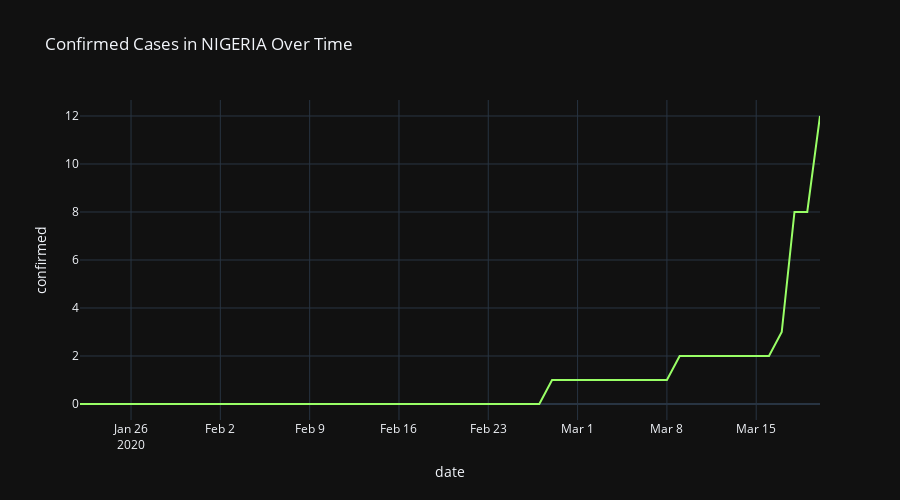
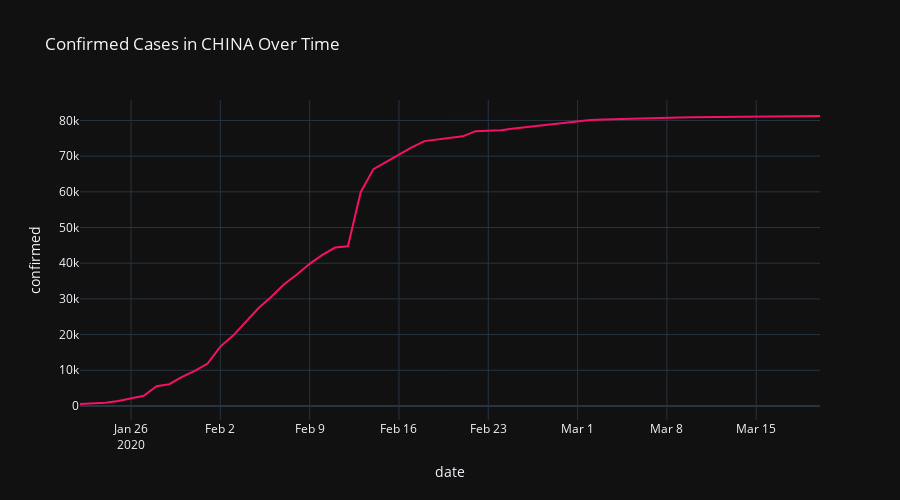
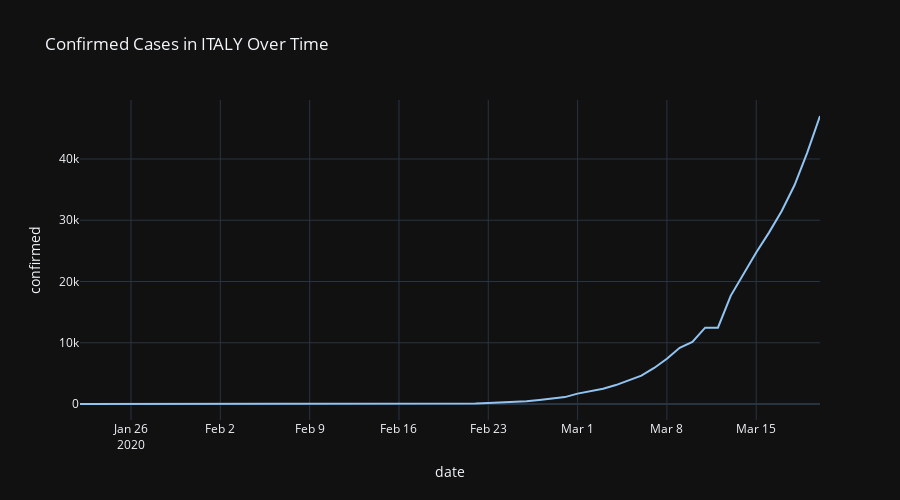
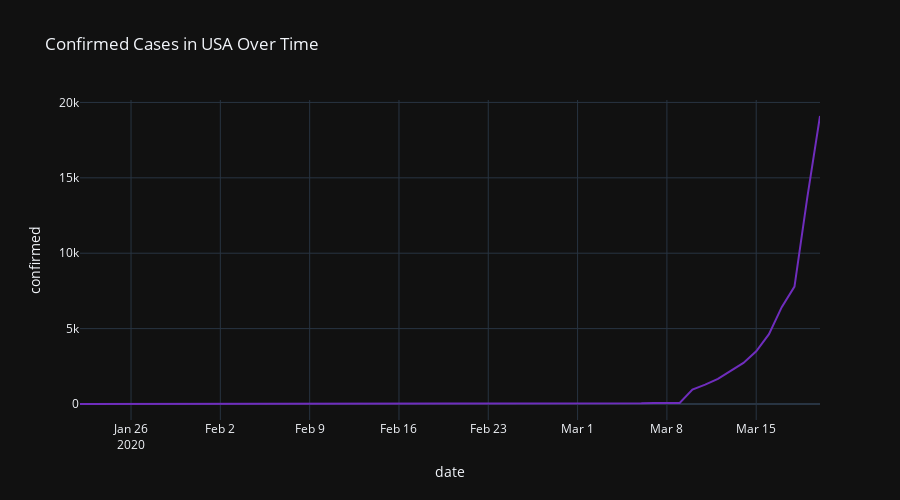

The notebook cell these images were saved under, in order:
### Code cell
plot_titles = ['Nigeria', 'China', 'Italy', 'USA', 'Rest of the World']

fig = px.line(grouped_nigeria_date, x="date", y="confirmed",
              title=f"Confirmed Cases in { plot_titles[0].upper() } Over Time",
              color_discrete_sequence=['#99FF66'],
              height=500)
fig.show()

fig = px.line(grouped_china_date, x="date", y="confirmed", 
              title=f"Confirmed Cases in {plot_titles[1].upper()} Over Time", 
              color_discrete_sequence=['#F61067'],
              height=500)
fig.show()

fig = px.line(grouped_italy_date, x="date", y="confirmed", 
              title=f"Confirmed Cases in {plot_titles[2].upper()} Over Time", 
              color_discrete_sequence=['#91C4F2'],
              height=500)
fig.show()

fig = px.line(grouped_us_date, x="date", y="confirmed", 
              title=f"Confirmed Cases in {plot_titles[3].upper()} Over Time", 
              color_discrete_sequence=['#6F2DBD'],
              height=500)
fig.show()

fig = px.line(grouped_rest_date, x="date", y="confirmed", 
              title=f"Confirmed Cases in {plot_titles[4].upper()} Over Time", 
              color_discrete_sequence=['#FFDF64'],
              height=500)
fig.show()

### Figure 1 — Plotly figure (JSON) as saved in the notebook; plotly's stock layout.template omitted (floating-point values rounded to 4 significant figures)
{"data": [{"hoverlabel": {"namelength": 0}, "hovertemplate": "date=%{x}<br>confirmed=%{y}", "legendgroup": "", "line": {"color": "#99FF66", "dash": "solid"}, "mode": "lines", "name": "", "showlegend": false, "type": "scatter", "x": ["2020-01-22T00:00:00", "2020-01-23T00:00:00", "2020-01-24T00:00:00", "2020-01-25T00:00:00", "2020-01-26T00:00:00", "2020-01-27T00:00:00", "2020-01-28T00:00:00", "2020-01-29T00:00:00", "2020-01-30T00:00:00", "2020-01-31T00:00:00", "2020-02-01T00:00:00", "2020-02-02T00:00:00", "2020-02-03T00:00:00", "2020-02-04T00:00:00", "2020-02-05T00:00:00", "2020-02-06T00:00:00", "2020-02-07T00:00:00", "2020-02-08T00:00:00", "2020-02-09T00:00:00", "2020-02-10T00:00:00", "2020-02-11T00:00:00", "2020-02-12T00:00:00", "2020-02-13T00:00:00", "2020-02-14T00:00:00", "2020-02-15T00:00:00", "2020-02-16T00:00:00", "2020-02-17T00:00:00", "2020-02-18T00:00:00", "2020-02-19T00:00:00", "2020-02-20T00:00:00", "2020-02-21T00:00:00", "2020-02-22T00:00:00", "2020-02-23T00:00:00", "2020-02-24T00:00:00", "2020-02-25T00:00:00", "2020-02-26T00:00:00", "2020-02-27T00:00:00", "2020-02-28T00:00:00", "2020-02-29T00:00:00", "2020-03-01T00:00:00", "2020-03-02T00:00:00", "2020-03-03T00:00:00", "2020-03-04T00:00:00", "2020-03-05T00:00:00", "2020-03-06T00:00:00", "2020-03-07T00:00:00", "2020-03-08T00:00:00", "2020-03-09T00:00:00", "2020-03-10T00:00:00", "2020-03-11T00:00:00", "2020-03-12T00:00:00", "2020-03-13T00:00:00", "2020-03-14T00:00:00", "2020-03-15T00:00:00", "2020-03-16T00:00:00", "2020-03-17T00:00:00", "2020-03-18T00:00:00", "2020-03-19T00:00:00", "2020-03-20T00:00:00"], "xaxis": "x", "y": [0, 0, 0, 0, 0, 0, 0, 0, 0, 0, 0, 0, 0, 0, 0, 0, 0, 0, 0, 0, 0, 0, 0, 0, 0, 0, 0, 0, 0, 0, 0, 0, 0, 0, 0, 0, 0, 1, 1, 1, 1, 1, 1, 1, 1, 1, 1, 2, 2, 2, 2, 2, 2, 2, 2, 3, 8, 8, 12], "yaxis": "y"}], "layout": {"height": 500, "legend": {"tracegroupgap": 0}, "title": {"text": "Confirmed Cases in NIGERIA Over Time"}, "xaxis": {"anchor": "y", "domain": [0, 1], "title": {"text": "date"}}, "yaxis": {"anchor": "x", "domain": [0, 1], "title": {"text": "confirmed"}}}}

### Figure 2 — Plotly figure (JSON) as saved in the notebook; plotly's stock layout.template omitted (floating-point values rounded to 4 significant figures)
{"data": [{"hoverlabel": {"namelength": 0}, "hovertemplate": "date=%{x}<br>confirmed=%{y}", "legendgroup": "", "line": {"color": "#F61067", "dash": "solid"}, "mode": "lines", "name": "", "showlegend": false, "type": "scatter", "x": ["2020-01-22T00:00:00", "2020-01-23T00:00:00", "2020-01-24T00:00:00", "2020-01-25T00:00:00", "2020-01-26T00:00:00", "2020-01-27T00:00:00", "2020-01-28T00:00:00", "2020-01-29T00:00:00", "2020-01-30T00:00:00", "2020-01-31T00:00:00", "2020-02-01T00:00:00", "2020-02-02T00:00:00", "2020-02-03T00:00:00", "2020-02-04T00:00:00", "2020-02-05T00:00:00", "2020-02-06T00:00:00", "2020-02-07T00:00:00", "2020-02-08T00:00:00", "2020-02-09T00:00:00", "2020-02-10T00:00:00", "2020-02-11T00:00:00", "2020-02-12T00:00:00", "2020-02-13T00:00:00", "2020-02-14T00:00:00", "2020-02-15T00:00:00", "2020-02-16T00:00:00", "2020-02-17T00:00:00", "2020-02-18T00:00:00", "2020-02-19T00:00:00", "2020-02-20T00:00:00", "2020-02-21T00:00:00", "2020-02-22T00:00:00", "2020-02-23T00:00:00", "2020-02-24T00:00:00", "2020-02-25T00:00:00", "2020-02-26T00:00:00", "2020-02-27T00:00:00", "2020-02-28T00:00:00", "2020-02-29T00:00:00", "2020-03-01T00:00:00", "2020-03-02T00:00:00", "2020-03-03T00:00:00", "2020-03-04T00:00:00", "2020-03-05T00:00:00", "2020-03-06T00:00:00", "2020-03-07T00:00:00", "2020-03-08T00:00:00", "2020-03-09T00:00:00", "2020-03-10T00:00:00", "2020-03-11T00:00:00", "2020-03-12T00:00:00", "2020-03-13T00:00:00", "2020-03-14T00:00:00", "2020-03-15T00:00:00", "2020-03-16T00:00:00", "2020-03-17T00:00:00", "2020-03-18T00:00:00", "2020-03-19T00:00:00", "2020-03-20T00:00:00"], "xaxis": "x", "y": [548, 643, 920, 1406, 2075, 2877, 5509, 6087, 8141, 9802, 11891, 16630, 19716, 23707, 27440, 30587, 34110, 36814, 39829, 42354, 44386, 44759, 59895, 66358, 68413, 70513, 72434, 74211, 74619, 75077, 75550, 77001, 77022, 77241, 77754, 78166, 78600, 78928, 79356, 79932, 80136, 80261, 80386, 80537, 80690, 80770, 80823, 80860, 80887, 80921, 80932, 80945, 80977, 81003, 81033, 81058, 81102, 81156, 81250], "yaxis": "y"}], "layout": {"height": 500, "legend": {"tracegroupgap": 0}, "title": {"text": "Confirmed Cases in CHINA Over Time"}, "xaxis": {"anchor": "y", "domain": [0, 1], "title": {"text": "date"}}, "yaxis": {"anchor": "x", "domain": [0, 1], "title": {"text": "confirmed"}}}}

### Figure 3 — Plotly figure (JSON) as saved in the notebook; plotly's stock layout.template omitted (floating-point values rounded to 4 significant figures)
{"data": [{"hoverlabel": {"namelength": 0}, "hovertemplate": "date=%{x}<br>confirmed=%{y}", "legendgroup": "", "line": {"color": "#91C4F2", "dash": "solid"}, "mode": "lines", "name": "", "showlegend": false, "type": "scatter", "x": ["2020-01-22T00:00:00", "2020-01-23T00:00:00", "2020-01-24T00:00:00", "2020-01-25T00:00:00", "2020-01-26T00:00:00", "2020-01-27T00:00:00", "2020-01-28T00:00:00", "2020-01-29T00:00:00", "2020-01-30T00:00:00", "2020-01-31T00:00:00", "2020-02-01T00:00:00", "2020-02-02T00:00:00", "2020-02-03T00:00:00", "2020-02-04T00:00:00", "2020-02-05T00:00:00", "2020-02-06T00:00:00", "2020-02-07T00:00:00", "2020-02-08T00:00:00", "2020-02-09T00:00:00", "2020-02-10T00:00:00", "2020-02-11T00:00:00", "2020-02-12T00:00:00", "2020-02-13T00:00:00", "2020-02-14T00:00:00", "2020-02-15T00:00:00", "2020-02-16T00:00:00", "2020-02-17T00:00:00", "2020-02-18T00:00:00", "2020-02-19T00:00:00", "2020-02-20T00:00:00", "2020-02-21T00:00:00", "2020-02-22T00:00:00", "2020-02-23T00:00:00", "2020-02-24T00:00:00", "2020-02-25T00:00:00", "2020-02-26T00:00:00", "2020-02-27T00:00:00", "2020-02-28T00:00:00", "2020-02-29T00:00:00", "2020-03-01T00:00:00", "2020-03-02T00:00:00", "2020-03-03T00:00:00", "2020-03-04T00:00:00", "2020-03-05T00:00:00", "2020-03-06T00:00:00", "2020-03-07T00:00:00", "2020-03-08T00:00:00", "2020-03-09T00:00:00", "2020-03-10T00:00:00", "2020-03-11T00:00:00", "2020-03-12T00:00:00", "2020-03-13T00:00:00", "2020-03-14T00:00:00", "2020-03-15T00:00:00", "2020-03-16T00:00:00", "2020-03-17T00:00:00", "2020-03-18T00:00:00", "2020-03-19T00:00:00", "2020-03-20T00:00:00"], "xaxis": "x", "y": [0, 0, 0, 0, 0, 0, 0, 0, 0, 2, 2, 2, 2, 2, 2, 2, 3, 3, 3, 3, 3, 3, 3, 3, 3, 3, 3, 3, 3, 3, 20, 62, 155, 229, 322, 453, 655, 888, 1128, 1694, 2036, 2502, 3089, 3858, 4636, 5883, 7375, 9172, 10149, 12462, 12462, 17660, 21157, 24747, 27980, 31506, 35713, 41035, 47021], "yaxis": "y"}], "layout": {"height": 500, "legend": {"tracegroupgap": 0}, "title": {"text": "Confirmed Cases in ITALY Over Time"}, "xaxis": {"anchor": "y", "domain": [0, 1], "title": {"text": "date"}}, "yaxis": {"anchor": "x", "domain": [0, 1], "title": {"text": "confirmed"}}}}

### Figure 4 — Plotly figure (JSON) as saved in the notebook; plotly's stock layout.template omitted (floating-point values rounded to 4 significant figures)
{"data": [{"hoverlabel": {"namelength": 0}, "hovertemplate": "date=%{x}<br>confirmed=%{y}", "legendgroup": "", "line": {"color": "#6F2DBD", "dash": "solid"}, "mode": "lines", "name": "", "showlegend": false, "type": "scatter", "x": ["2020-01-22T00:00:00", "2020-01-23T00:00:00", "2020-01-24T00:00:00", "2020-01-25T00:00:00", "2020-01-26T00:00:00", "2020-01-27T00:00:00", "2020-01-28T00:00:00", "2020-01-29T00:00:00", "2020-01-30T00:00:00", "2020-01-31T00:00:00", "2020-02-01T00:00:00", "2020-02-02T00:00:00", "2020-02-03T00:00:00", "2020-02-04T00:00:00", "2020-02-05T00:00:00", "2020-02-06T00:00:00", "2020-02-07T00:00:00", "2020-02-08T00:00:00", "2020-02-09T00:00:00", "2020-02-10T00:00:00", "2020-02-11T00:00:00", "2020-02-12T00:00:00", "2020-02-13T00:00:00", "2020-02-14T00:00:00", "2020-02-15T00:00:00", "2020-02-16T00:00:00", "2020-02-17T00:00:00", "2020-02-18T00:00:00", "2020-02-19T00:00:00", "2020-02-20T00:00:00", "2020-02-21T00:00:00", "2020-02-22T00:00:00", "2020-02-23T00:00:00", "2020-02-24T00:00:00", "2020-02-25T00:00:00", "2020-02-26T00:00:00", "2020-02-27T00:00:00", "2020-02-28T00:00:00", "2020-02-29T00:00:00", "2020-03-01T00:00:00", "2020-03-02T00:00:00", "2020-03-03T00:00:00", "2020-03-04T00:00:00", "2020-03-05T00:00:00", "2020-03-06T00:00:00", "2020-03-07T00:00:00", "2020-03-08T00:00:00", "2020-03-09T00:00:00", "2020-03-10T00:00:00", "2020-03-11T00:00:00", "2020-03-12T00:00:00", "2020-03-13T00:00:00", "2020-03-14T00:00:00", "2020-03-15T00:00:00", "2020-03-16T00:00:00", "2020-03-17T00:00:00", "2020-03-18T00:00:00", "2020-03-19T00:00:00", "2020-03-20T00:00:00"], "xaxis": "x", "y": [0, 0, 0, 0, 0, 0, 0, 0, 0, 0, 0, 0, 0, 0, 0, 0, 0, 0, 0, 0, 0, 0, 0, 0, 0, 0, 0, 0, 0, 0, 0, 0, 0, 36, 36, 42, 42, 44, 44, 44, 45, 45, 45, 45, 45, 66, 66, 66, 959, 1281, 1663, 2179, 2727, 3499, 4632, 6421, 7783, 13677, 19100], "yaxis": "y"}], "layout": {"height": 500, "legend": {"tracegroupgap": 0}, "title": {"text": "Confirmed Cases in USA Over Time"}, "xaxis": {"anchor": "y", "domain": [0, 1], "title": {"text": "date"}}, "yaxis": {"anchor": "x", "domain": [0, 1], "title": {"text": "confirmed"}}}}
